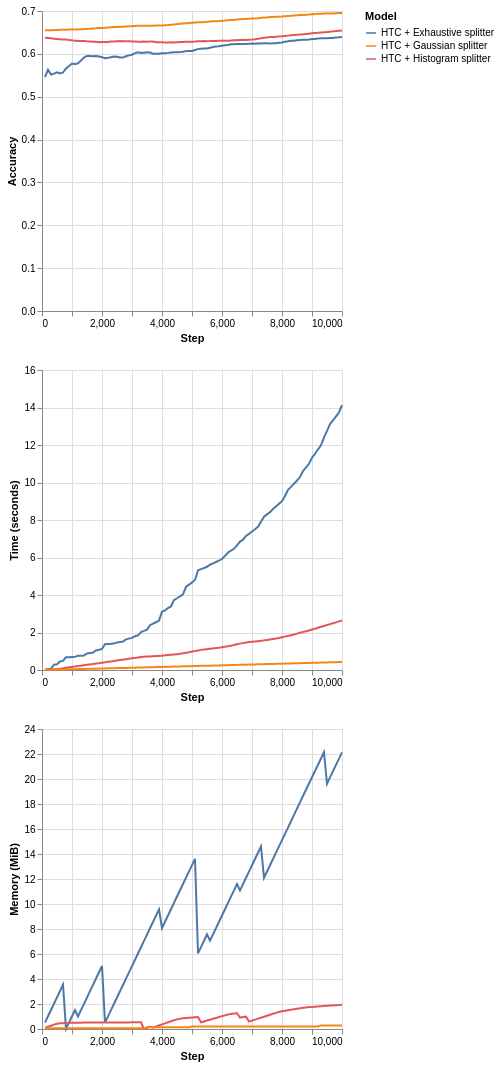

Notebook source saved alongside this figure:
### Markdown cell above
## 4. Branching and growth: splitters, the heart of the trees

As previously stated, one of the core operations of iDT is, well, to grow. Plants and gardening-related jokes apart, growth in HTs is guided by their AOs or splitters, as mentioned in the end of Section 3. 

Nominal features can be easily monitored, since the feature partitions are well-defined beforehand. Numerical features, on the other hand, do not have an explicit best cut point. Still, numerical features are typically split by using a binary test: $\le$ or $>$. Therefore, numerical splitters must somehow summarize the incoming feature values and be able to evaluate the merit of split point candidates.

There are diverse strategies to monitor numerical features and choices related to them, including which data structure will be used to keep a summary of the incoming feature and also how many split points are going to be evaluated during split attempts. Again, this guide does not intend to be an exhaustive delve into the iDT subject. In fact, each of the following aspects of the iDTs could be considered a separate research area: AOs, intervals between split attempts, split heuristics (e.g., info gain, variance reduction, and so on), tree depth and max size, and much more!

Let's focus a bit into the AO matter. River provides a handful of splitters for classification and regression trees, which can be chosen using the parameter `splitter`. We will list the available tree splitters in the following sections and compare some of their characteristics.

Some notation:

- $n$: Number of observations seen so far.
- $c$: the number of classes.
- $s$: the number of split points to evaluate (which means that this is a user-given parameter).
- $h$: the number of histogram bins or hash slots. Typically, $h \ll n$.

### 4.1. Classification tree splitters

The following table summarizes the available classification splitters. The user might refer to the documentation of each splitter for more details about their functioning.


| Splitter | Description | Insertion | Memory | Split candidate query | Works with Naive Bayes leaves?
| :- | :- | :- | :-: | :-: | :-: |
| Exhaustive | Keeps all the observed input values and class counts in a Binary Search Tree (BST) | $O(\log n)$ (average) or $O(n)$ (worst case) | $O(n)$ | $O(n)$ | No |
| Histogram | Builds a histogram for each class in order to discretize the input feature | $O(\log h)$ | $O(c h)$ | $O(c h)$ | Yes |
| Gaussian | Approximates the class distributions using Gaussian distributions | $O(1)$ | $O(c)$ | $O(cs)$ | Yes |

Note that some of the splitters have configurable parameters that directly impact not only on their time and memory costs, but also on the final predictive performance. Examples:

- The number of split points can be configured in the Gaussian splitter. Increasing this number makes this splitter slower, but it also potentially increases the quality of the obtained query points, implying enhanced tree accuracy. 
- The number of stored bins can be selected in the Histogram splitter. Increasing this number increases the memory footprint and running time of this splitter, but it also potentially makes its split candidates more accurate and positively impacts on the tree's final predictive performance.

Next, we provide a brief comparison of the classification splitters using 10K instances of the Random RBF synthetic dataset. Note that the tree equipped with the Exhaustive splitter does not use Naive Bayes leaves.

### Code cell
plot_performance(
    synth.RandomRBF(seed_model=7, seed_sample=42).take(10_000),
    metrics.Accuracy(),
    {
        "HTC + Exhaustive splitter": tree.HoeffdingTreeClassifier(
            splitter=tree.splitter.ExhaustiveSplitter(),
            leaf_prediction="mc"
        ),
        "HTC + Histogram splitter": tree.HoeffdingTreeClassifier(
            splitter=tree.splitter.HistogramSplitter()
        ),
        "HTC + Gaussian splitter": tree.HoeffdingTreeClassifier(
            splitter=tree.splitter.GaussianSplitter()
        )
    }
)

### Figure 1 — Vega-Lite specification as saved in the notebook (floating-point values rounded to 4 significant figures; data arrays with more than 128 entries replaced by an {"elided": "..."} marker saying what was removed)
{"config": {"view": {"continuousWidth": 300, "continuousHeight": 300}}, "vconcat": [{"mark": {"type": "line"}, "encoding": {"color": {"field": "Model", "type": "nominal"}, "x": {"field": "Step", "type": "quantitative"}, "y": {"field": "Metric", "title": "Accuracy", "type": "quantitative"}}}, {"mark": {"type": "line"}, "encoding": {"color": {"field": "Model", "type": "nominal"}, "x": {"field": "Step", "type": "quantitative"}, "y": {"field": "Time", "title": "Time (seconds)", "type": "quantitative"}}}, {"mark": {"type": "line"}, "encoding": {"color": {"field": "Model", "type": "nominal"}, "x": {"field": "Step", "type": "quantitative"}, "y": {"field": "Memory", "title": "Memory (MiB)", "type": "quantitative"}}}], "data": {"name": "data-47a940965b292de12fe3f9347e4fd073"}, "$schema": "https://vega.github.io/schema/vega-lite/v6.1.0.json", "datasets": {"data-47a940965b292de12fe3f9347e4fd073": {"elided": "300 records"}}}
